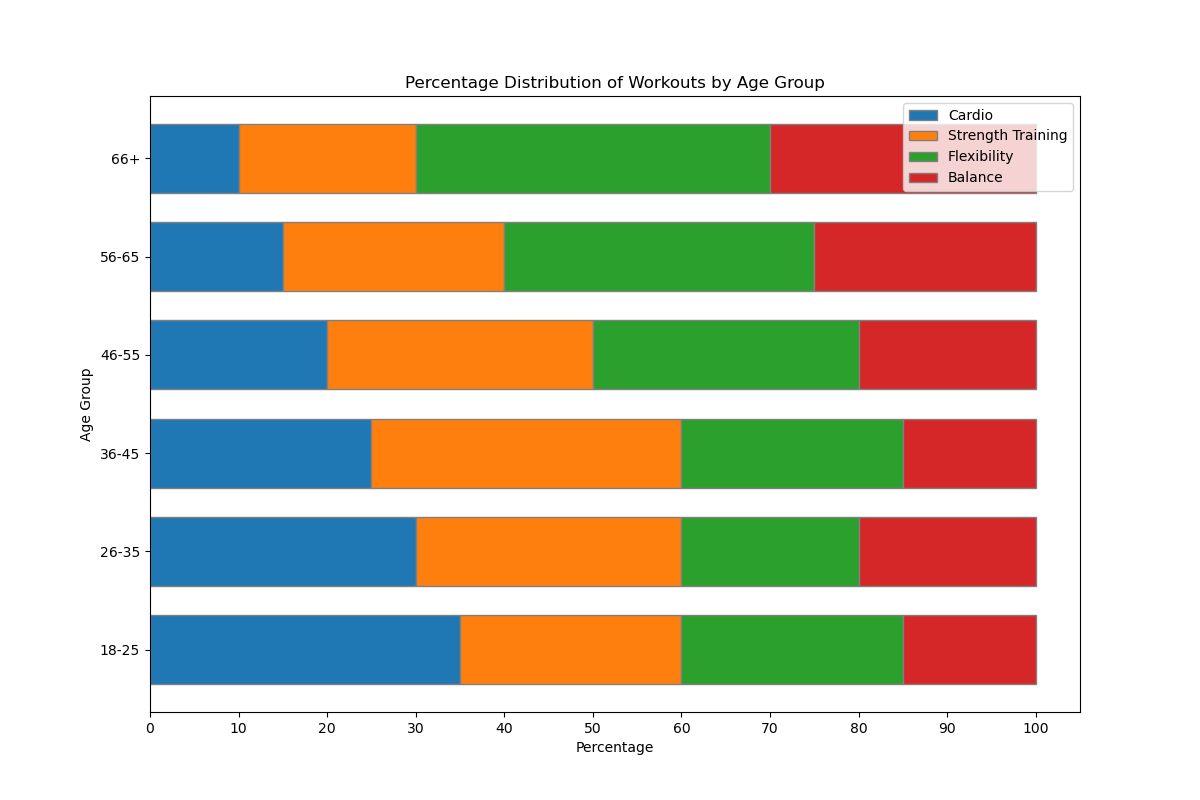

This chart was generated by the following Python code:
import matplotlib.pyplot as plt
import numpy as np

# Data
age_groups = ['18-25', '26-35', '36-45', '46-55', '56-65', '66+']
cardio = [35, 30, 25, 20, 15, 10]
strength_training = [25, 30, 35, 30, 25, 20]
flexibility = [25, 20, 25, 30, 35, 40]
balance = [15, 20, 15, 20, 25, 30]

# Define bar width and positions
bar_width = 0.7
r = np.arange(len(age_groups))

# Create the percentage stacked bar chart
fig, ax = plt.subplots(figsize=(12, 8))

# Plot each type of workout
p1 = plt.barh(r, cardio, color='#1f77b4', edgecolor='grey', height=bar_width)
p2 = plt.barh(r, strength_training, left=cardio, color='#ff7f0e', edgecolor='grey', height=bar_width)
p3 = plt.barh(r, flexibility, left=np.add(cardio, strength_training), color='#2ca02c', edgecolor='grey', height=bar_width)
p4 = plt.barh(r, balance, left=np.add(cardio, np.add(strength_training, flexibility)), color='#d62728', edgecolor='grey', height=bar_width)

# Add labels
plt.ylabel('Age Group')
plt.xlabel('Percentage')
plt.title('Percentage Distribution of Workouts by Age Group')
plt.yticks(r, age_groups)
plt.xticks(np.arange(0, 101, 10))

# Add legend
plt.legend((p1[0], p2[0], p3[0], p4[0]), ('Cardio', 'Strength Training', 'Flexibility', 'Balance'), loc='upper right')

# Show plot
plt.show()
